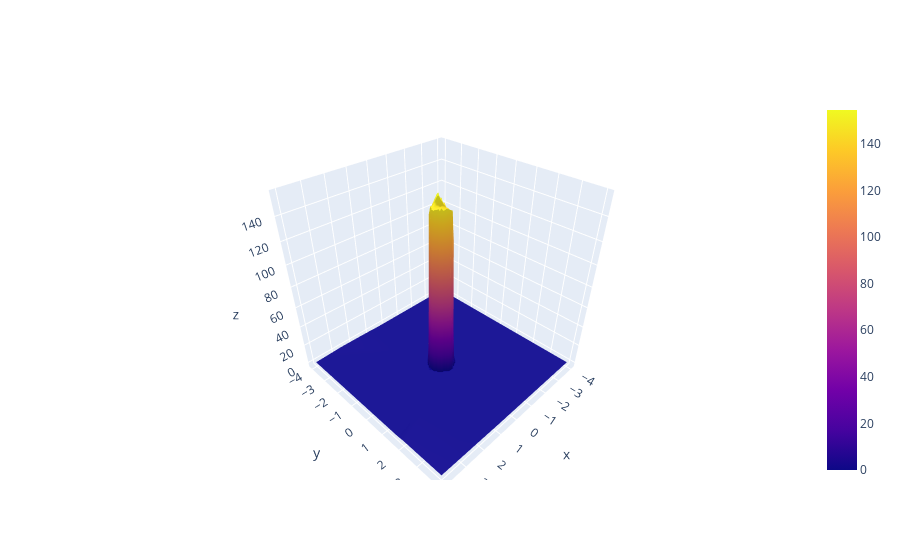

Notebook code cell kept with this figure:
### Code cell
import plotly.graph_objects as go

# Make a grid of points to test the model
x = np.linspace(-4, 4, 100)
y = np.linspace(-4, 4, 100)
X, Y = np.meshgrid(x, y)
test_inputs = t.tensor(np.array([X.ravel(), Y.ravel()]).T, dtype=t.float32).to(device)

# Plot magnitude of the results of initial model as a 3d surface
Z = initial_model(test_inputs).detach().cpu().numpy() - model(test_inputs).detach().cpu().numpy()
Z = np.linalg.norm(Z, axis=1).reshape(X.shape)
fig = go.Figure(data=[go.Surface(z=Z, x=X, y=Y)])

# make zlims from 0 to 1
# fig.update_layout(scene = dict(zaxis = dict(range=[0,10])))

fig

### Figure 1 — Plotly figure (JSON) as saved in the notebook; plotly's stock layout.template omitted (floating-point values rounded to 4 significant figures; data arrays with more than 128 entries replaced by an {"elided": "..."} marker saying what was removed)
{"data": [{"type": "surface", "x": {"elided": "100x100 float values"}, "y": {"elided": "100x100 float values"}, "z": {"elided": "100x100 float values"}}], "layout": {}}
